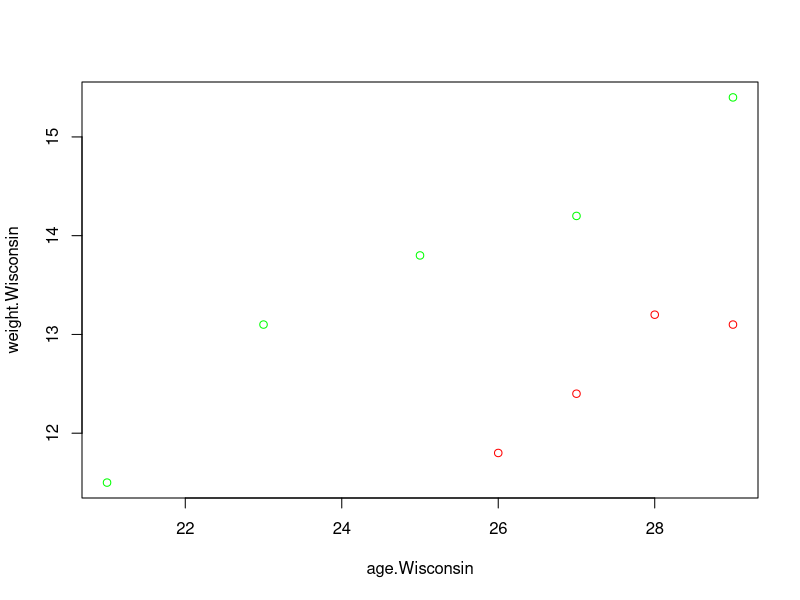

Write the R code that produced this figure.
weight.Virginia = c(13.1,12.4,13.2,11.8)
age.Virginia = c(29,27,28,26)

weight.Wisconsin = c(11.5,14.2,15.4,13.1,13.8)
age.Wisconsin = c(21,27,29,23,25)



plot(age.Wisconsin,weight.Wisconsin,col="green")
points(age.Virginia,weight.Virginia,col="red")

#There is a clear difference in the plots
#This means that we need to consider where the turkey is from!